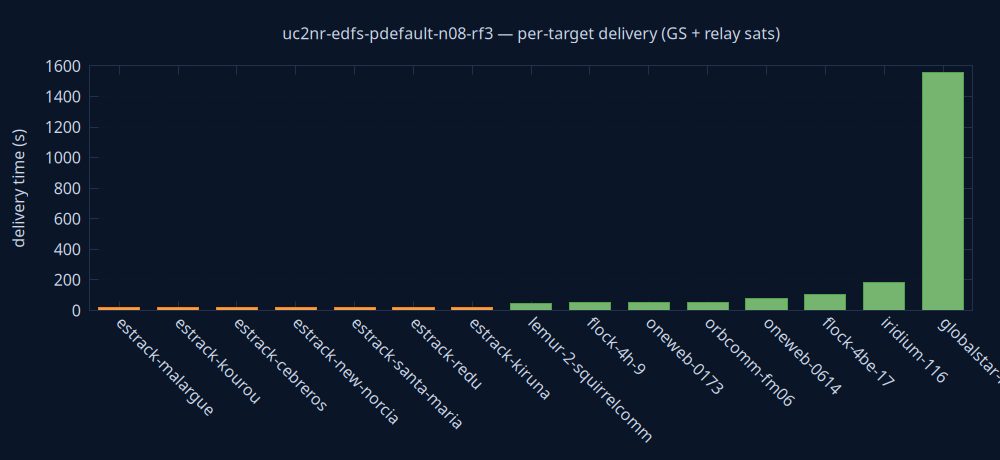

Recreate this plot in gnuplot.
set terminal pngcairo size 1000,460 background rgb '#0a1628'
set output 'delivery.png'
set style fill solid 0.8
set boxwidth 0.7 relative
set border lc rgb '#22304a'
set grid ytics lc rgb '#22304a'
set yrange [0:*]
set ylabel 'delivery time (s)' textcolor rgb '#cdd7ea'
set xtics rotate by -45 textcolor rgb '#cdd7ea'
set ytics textcolor rgb '#cdd7ea'
set title 'uc2nr-edfs-pdefault-n08-rf3 — per-target delivery (GS + relay sats)' textcolor rgb '#cdd7ea'
plot 'delivery.dat' using 0:2:3:xtic(1) with boxes lc rgb variable notitle
